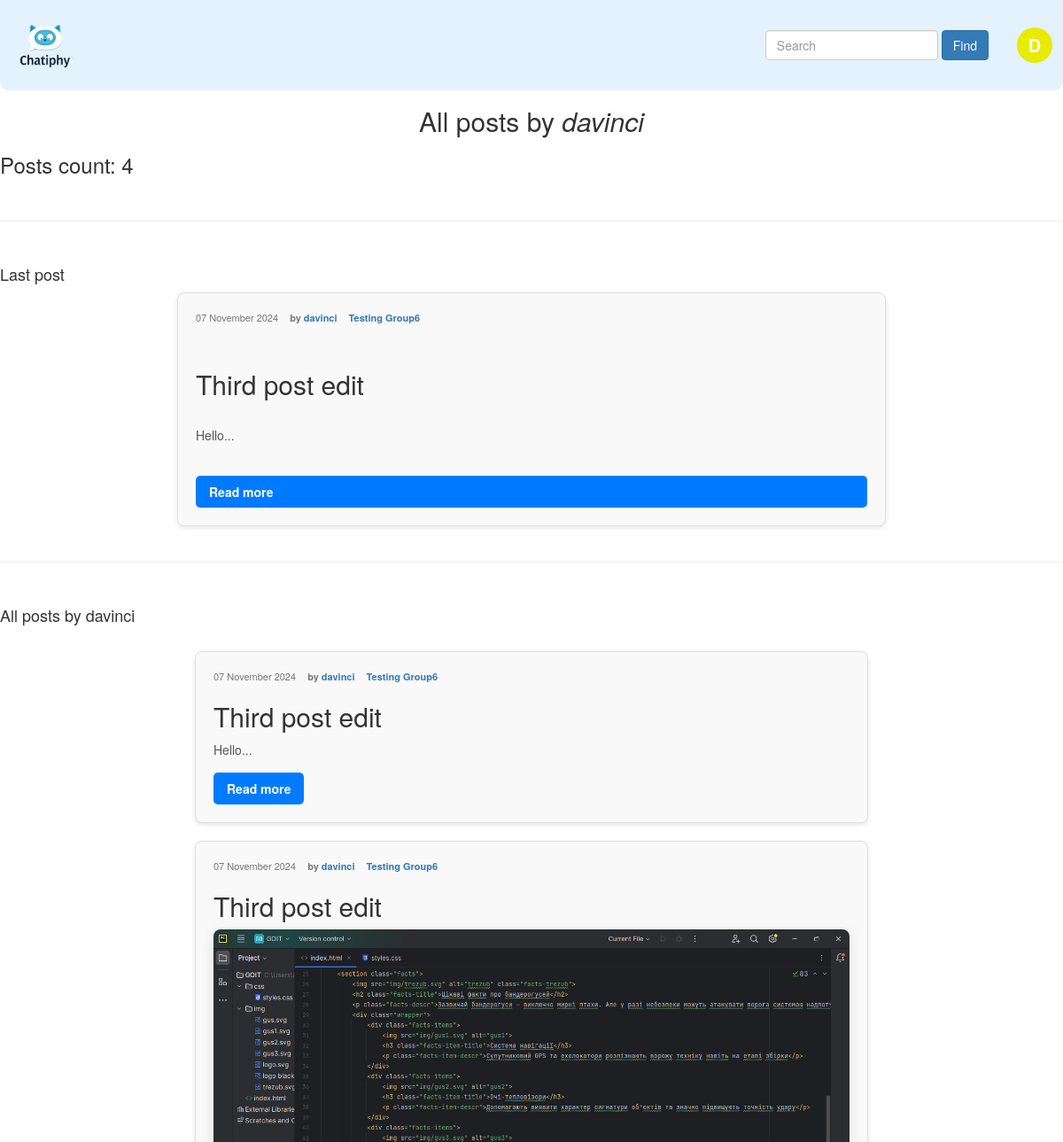
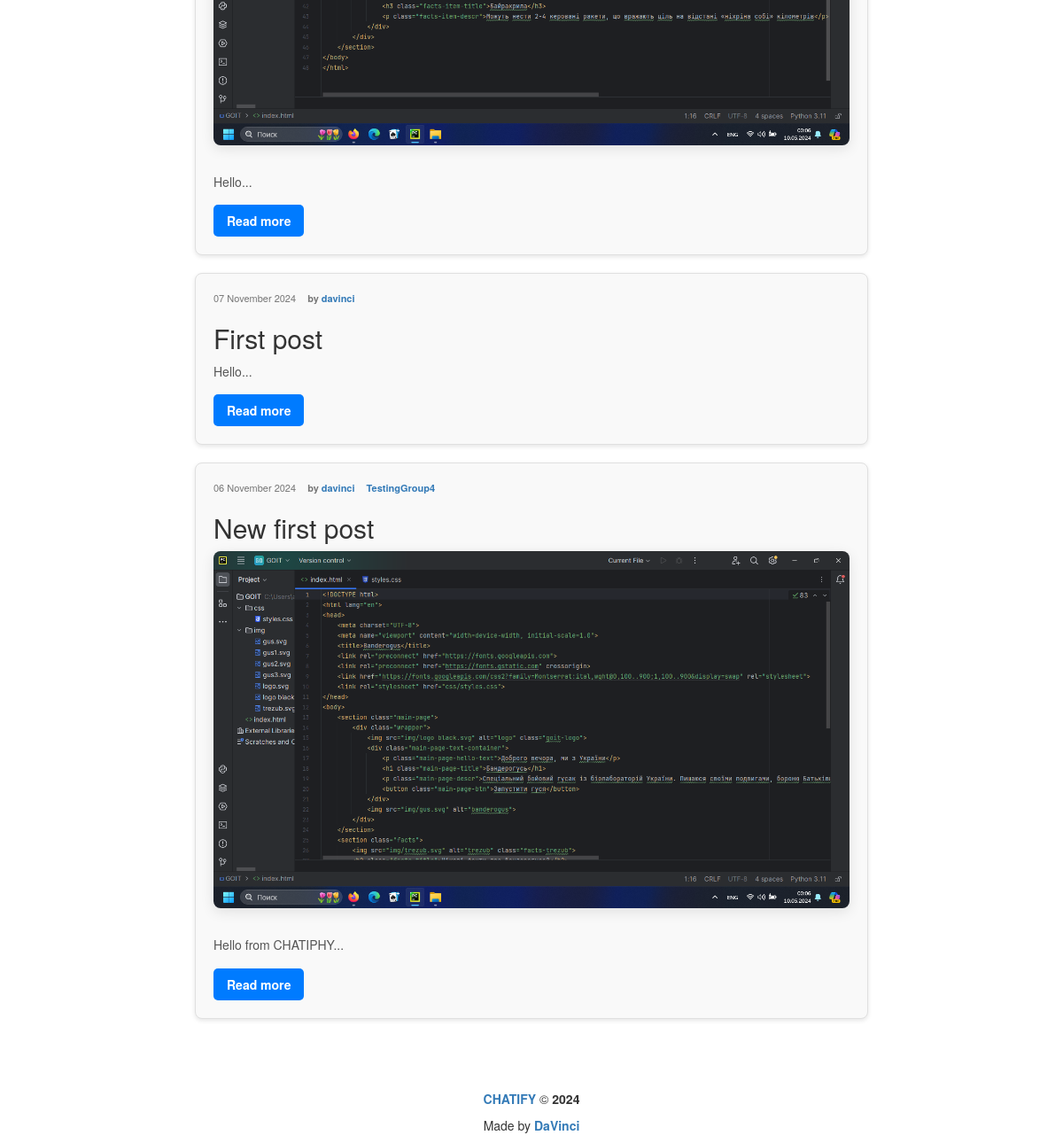
The app's page /profile/davinci/ (signed in) with its own data (2 pictures, top to bottom).
### post_maker/models.py (models this page shows, shortened)
class Post(models.Model):
    title = models.CharField(
        max_length=250,
        default=''
    )
    text = models.TextField(
        help_text="Enter the text of post"
    )
    slug = models.SlugField(
        max_length=200,
        blank=True
    )
    created = models.DateTimeField(
        auto_now_add=True
    )
    pub_date = models.DateTimeField(
        auto_now_add=True,
    )
    updated = models.DateTimeField(
        auto_now=True
    )
    author = models.ForeignKey(
        User,
        on_delete=models.CASCADE,
        verbose_name="Author",
        related_name="posts"
    )
    group = models.ForeignKey(
        Group,
        on_delete=models.SET_NULL,
        related_name="posts",
        blank=True,
        null=True,
        verbose_name="Group",
        help_text="Choose the group"
    )
    image = models.ImageField(
        "Post Image",
        upload_to="post_maker/img",
        blank=True
    )
    class Meta:
        ordering = ('-pub_date',)
        indexes = [
            models.Index(fields=['-pub_date'])
        ]
        verbose_name = "Post"
        verbose_name_plural = "Posts"
    def get_absolute_url(self):
        return reverse("post_maker:post_detail", args=[self.pk, self.slug])

class Group(models.Model):
    title = models.CharField(max_length=200, default="")
    slug = models.SlugField(max_length=200, unique=True, blank=True)
    description = models.TextField(default="")
    def __str__(self):
        return self.title

### post_maker/views.py (the view)
# urls.py: path("profile/<str:username>/", views.profile, name="profile"),
@login_required
def profile(request, username):
    template = "post_maker/profile.html"
    user = get_object_or_404(User, username=username)
    posts = Post.objects.filter(author=user).order_by("-pub_date")
    latest = posts.latest("pub_date")
    latest_text = latest.text
    count = posts.count()
    paginator = Paginator(posts, 5)
    page_number = request.GET.get('page')
    page_obj = paginator.get_page(page_number)
    subscriptions = Subscription.objects.filter(subscriber=request.user).values_list('sub_author', flat=True)
    context = {"username":username,
               "count":count,
               "page_obj":page_obj,
               "latest":latest,
               "latest_text":latest_text,
               "user":user,
               'is_subscribed': user.id in subscriptions,}
    return render(request, template, context)

### core/context_processors/year.py (called while the page is built)
def year(request):
    year = datetime.now().year
    return {
        "year":year,
    }

### templates/post_maker/profile.html (shortened to what this page needs)
{% extends 'base.html' %}
{% block header %}<h2 class="block-header">All posts by <i>{{ username }}</i></h2>{% endblock %}
{% block content %}
    <div>
        <h3>Posts count: {{ count }}</h3>
        <br>
        <hr>
        <br>
        {% if count > 0 %}
        <h4>Last post</h4>
        <div class="post-list-item post-list">
            <div class="post-list-meta">
                <span class="post-list-date">{{latest.pub_date|date:"d E Y"}}</span>
                <span class="post-list-author">by <a href="{% url 'post_maker:profile' latest.author %}">{{ latest.author }}</a></span>
                {% if latest.group %}
                    <span class="post-list-group"><a href="{% url 'post_maker:group_page' latest.group.slug %}">{{ latest.group }}</a></span>
                {% endif %}
            </div>
            {% if latest.title %}
                <h2 class="post-list-title">{{ latest.title }}</h2>
            {% endif %}
            <p class="post-excerpt">{{ latest.text|slice:":30" }}...</p>
            <a href="{{ latest.get_absolute_url }}" class="read-more">Read more</a>
        </div>
        <br>
        <hr>
        {% else %}
        <h4>There is no posts yet</h4>
        {% endif %}
        <br>
        {% if count > 1 %}
        <h4>All posts by {{ username }}</h4>
        {% include "post_maker/includes/post_list.html" %}
        {% endif %}
        <br>
        <br>
    </div>
{% endblock %}

### templates/post_maker/includes/post_list.html
<div class="post-list">
    {% for post in page_obj %}
        <div class="post-list-item">
            <div class="post-list-meta">
                <span class="post-list-date">{{post.pub_date|date:"d E Y"}}</span>
                <span class="post-list-author">by <a href="{% url 'post_maker:profile' post.author %}">{{ post.author }}</a></span>
                {% if post.group %}
                    <span class="post-list-group"><a href="{% url 'post_maker:group_page' post.group.slug %}">{{ post.group }}</a></span>
                {% endif %}
            </div>
            {% if post.title %}
                <h2 class="post-list-title">{{ post.title }}</h2>
            {% endif %}
            {% if post.image %}
                <div class="post-image">
                    <img src="{{ post.image.url }}" alt="{{ post.title }}">
                </div>
            {% endif %}
            <p class="post-excerpt">{{ post.text|slice:":30" }}...</p>
            <a href="{{ post.get_absolute_url }}" class="read-more">Read more</a>
        </div>
    {% endfor %}
</div>

### static/css/post_list_styles.css (style rules this page uses)
.block-header { font-size: 3rem; color: #333; margin-bottom: 10px; text-align: center; }
.post-list { display: flex; flex-direction: column; gap: 20px; padding: 20px; max-width: 800px; margin: 0 auto; }
.post-list-item { background-color: #f9f9f9; border: 1px solid #e0e0e0; border-radius: 8px; padding: 20px; box-shadow: 0 2px 5px rgba(0, 0, 0, 0.1); transition: transform 0.3s, box-shadow 0.3s; }
.post-list-meta { font-size: 1.1rem; color: #777; margin-bottom: 10px; }
.post-list-date { margin-right: 10px; }
.post-list-author { font-weight: bold; margin-right: 10px; }
.post-list-group { font-weight: bold; }
.post-excerpt { font-size: 1.4rem; color: #555; line-height: 1.6; margin-bottom: 15px; }
.read-more { display: inline-block; padding: 8px 15px; background-color: #007bff; color: #fff; border-radius: 5px; text-decoration: none; font-weight: bold; transition: background-color 0.3s; }
.post-image img { width: 100%; height: auto; border-radius: 8px; margin-bottom: 30px; box-shadow: 0 4px 15px rgba(0, 0, 0, 0.1); }

### records on screen
Post: pub_date "07 November 2024", author "davinci", group "Testing Group6", title "Third post edit", text "Hello"
Post: pub_date "07 November 2024", author "davinci", group "Testing Group6", title "Third post edit", image (picture), text "Hello"
Post: pub_date "07 November 2024", author "davinci", title "First post", text "Hello"
Post: pub_date "06 November 2024", author "davinci", group "TestingGroup4", title "New first post", image (picture), text "Hello from CHATIPHY"

### other values on screen
{{ first_letter|upper }} "D"
{{ username }} "davinci"
{{ count }} "4"
